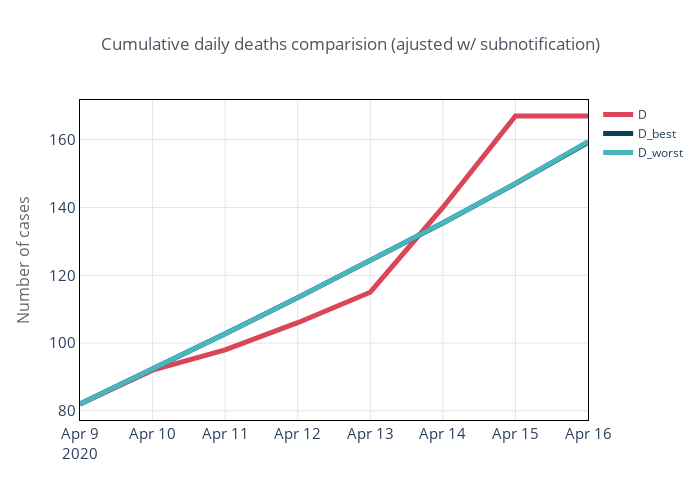

Notebook code cell kept with this figure:
### Code cell
t = y[['D']].join(y_est_adjust['best'][['D']], rsuffix='_best')
t = t.join(y_est_adjust['worst'][['D']], rsuffix='_worst')

t.iplot(title='Cumulative daily deaths comparision (ajusted w/ subnotification)', 
        yTitle='Number of cases', colorscale='my_colors', theme='custom', width=5)

### Figure 1 — Plotly figure (JSON) as saved in the notebook; plotly's stock layout.template omitted (floating-point values rounded to 4 significant figures)
{"data": [{"line": {"color": "rgba(218, 70, 87, 1.0)", "dash": "solid", "shape": "linear", "width": 5}, "mode": "lines", "name": "D", "text": "", "type": "scatter", "x": ["2020-04-09", "2020-04-10", "2020-04-11", "2020-04-12", "2020-04-13", "2020-04-14", "2020-04-15", "2020-04-16"], "y": [82, 92, 98, 106, 115, 140, 167, 167]}, {"line": {"color": "rgba(5, 66, 87, 1.0)", "dash": "solid", "shape": "linear", "width": 5}, "mode": "lines", "name": "D_best", "text": "", "type": "scatter", "x": ["2020-04-09", "2020-04-10", "2020-04-11", "2020-04-12", "2020-04-13", "2020-04-14", "2020-04-15", "2020-04-16"], "y": [82, 92.32, 102.8, 113.4, 124.2, 135.4, 147.0, 159.2]}, {"line": {"color": "rgba(73, 181, 189, 1.0)", "dash": "solid", "shape": "linear", "width": 5}, "mode": "lines", "name": "D_worst", "text": "", "type": "scatter", "x": ["2020-04-09", "2020-04-10", "2020-04-11", "2020-04-12", "2020-04-13", "2020-04-14", "2020-04-15", "2020-04-16"], "y": [82, 92.32, 102.8, 113.4, 124.3, 135.5, 147.1, 159.4]}], "layout": {"height": 500, "legend": {"bgcolor": "#FFFFFF", "bordercolor": "#444444", "borderwidth": 0, "font": {"size": 12}, "itemclick": "toggle", "itemdoubleclick": "toggleothers", "itemsizing": "trace", "traceorder": "normal"}, "paper_bgcolor": "#FFFFFF", "plot_bgcolor": "#FFFFFF", "title": {"font": {"color": "#4D5663", "size": 17}, "text": "Cumulative daily deaths comparision (ajusted w/ subnotification)", "x": 0.5}, "width": 700, "xaxis": {"automargin": true, "gridcolor": "#E1E5ED", "linecolor": "#000000", "mirror": "ticks", "showline": true, "tickfont": {"size": 15}, "title": {"font": {"color": "#666666", "size": 16}, "text": ""}, "zerolinecolor": "#000000", "zerolinewidth": 2}, "yaxis": {"automargin": true, "gridcolor": "#E1E5ED", "linecolor": "#000000", "mirror": "ticks", "showline": true, "tickfont": {"size": 15}, "title": {"font": {"color": "#666666", "size": 16}, "text": "Number of cases"}, "zerolinecolor": "#000000", "zerolinewidth": 2}}}
